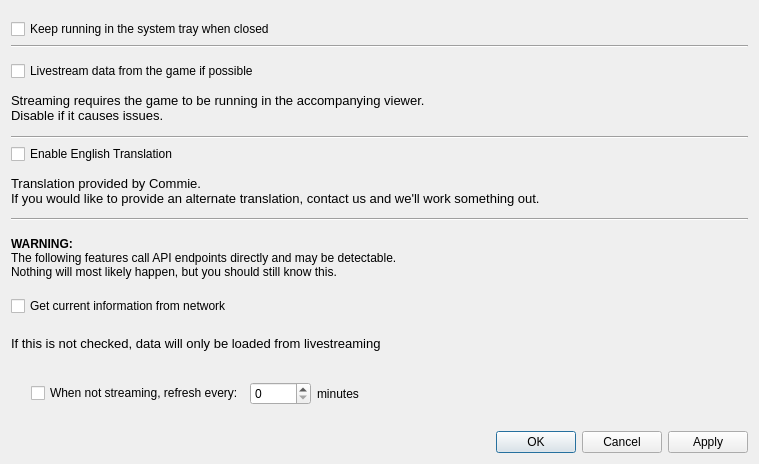
<?xml version="1.0" encoding="UTF-8"?>
<ui version="4.0">
 <class>KCSettingsDialog</class>
 <widget class="QDialog" name="KCSettingsDialog">
  <property name="windowModality">
   <enum>Qt::WindowModal</enum>
  </property>
  <property name="geometry">
   <rect>
    <x>0</x>
    <y>0</y>
    <width>759</width>
    <height>464</height>
   </rect>
  </property>
  <property name="windowTitle">
   <string>Settings</string>
  </property>
  <layout class="QVBoxLayout" name="verticalLayout">
   <property name="spacing">
    <number>5</number>
   </property>
   <item>
    <widget class="QWidget" name="minimizeToTrayContainer" native="true">
     <layout class="QVBoxLayout" name="verticalLayout_4">
      <property name="spacing">
       <number>6</number>
      </property>
      <property name="leftMargin">
       <number>0</number>
      </property>
      <property name="topMargin">
       <number>0</number>
      </property>
      <property name="rightMargin">
       <number>0</number>
      </property>
      <property name="bottomMargin">
       <number>0</number>
      </property>
      <item>
       <layout class="QVBoxLayout" name="verticalLayout_3">
        <item>
         <widget class="QCheckBox" name="minimizeToTrayCheckbox">
          <property name="text">
           <string>Keep running in the system tray when closed</string>
          </property>
         </widget>
        </item>
        <item>
         <widget class="Line" name="line">
          <property name="orientation">
           <enum>Qt::Horizontal</enum>
          </property>
         </widget>
        </item>
       </layout>
      </item>
     </layout>
    </widget>
   </item>
   <item>
    <widget class="QCheckBox" name="livestreamCheckbox">
     <property name="text">
      <string>Livestream data from the game if possible</string>
     </property>
    </widget>
   </item>
   <item>
    <widget class="QLabel" name="label_2">
     <property name="font">
      <font>
       <pointsize>10</pointsize>
      </font>
     </property>
     <property name="text">
      <string>Streaming requires the game to be running in the accompanying viewer.&lt;br /&gt;Disable if it causes issues.</string>
     </property>
     <property name="alignment">
      <set>Qt::AlignLeading|Qt::AlignLeft|Qt::AlignVCenter</set>
     </property>
     <property name="wordWrap">
      <bool>false</bool>
     </property>
    </widget>
   </item>
   <item>
    <widget class="Line" name="line_2">
     <property name="orientation">
      <enum>Qt::Horizontal</enum>
     </property>
    </widget>
   </item>
   <item>
    <widget class="QCheckBox" name="translationCheckbox">
     <property name="text">
      <string>Enable English Translation</string>
     </property>
    </widget>
   </item>
   <item>
    <widget class="QLabel" name="label">
     <property name="font">
      <font>
       <pointsize>10</pointsize>
       <weight>50</weight>
       <bold>false</bold>
      </font>
     </property>
     <property name="text">
      <string>Translation provided by Commie.
If you would like to provide an alternate translation, contact us and we'll work something out.</string>
     </property>
     <property name="alignment">
      <set>Qt::AlignLeading|Qt::AlignLeft|Qt::AlignVCenter</set>
     </property>
    </widget>
   </item>
   <item>
    <widget class="Line" name="line_3">
     <property name="orientation">
      <enum>Qt::Horizontal</enum>
     </property>
    </widget>
   </item>
   <item>
    <spacer name="verticalSpacer">
     <property name="orientation">
      <enum>Qt::Vertical</enum>
     </property>
     <property name="sizeType">
      <enum>QSizePolicy::Preferred</enum>
     </property>
     <property name="sizeHint" stdset="0">
      <size>
       <width>20</width>
       <height>10</height>
      </size>
     </property>
    </spacer>
   </item>
   <item>
    <widget class="QLabel" name="label_4">
     <property name="text">
      <string>&lt;strong&gt;WARNING:&lt;/strong&gt;&lt;br /&gt;
The following features call API endpoints directly and may be detectable.&lt;br /&gt;
Nothing will most likely happen, but you should still know this.</string>
     </property>
    </widget>
   </item>
   <item>
    <spacer name="verticalSpacer_3">
     <property name="orientation">
      <enum>Qt::Vertical</enum>
     </property>
     <property name="sizeType">
      <enum>QSizePolicy::Preferred</enum>
     </property>
     <property name="sizeHint" stdset="0">
      <size>
       <width>20</width>
       <height>10</height>
      </size>
     </property>
    </spacer>
   </item>
   <item>
    <widget class="QCheckBox" name="useNetworkCheckbox">
     <property name="text">
      <string>Get current information from network</string>
     </property>
    </widget>
   </item>
   <item>
    <widget class="QLabel" name="label_5">
     <property name="font">
      <font>
       <pointsize>10</pointsize>
      </font>
     </property>
     <property name="text">
      <string>If this is not checked, data will only be loaded from livestreaming</string>
     </property>
    </widget>
   </item>
   <item>
    <widget class="QWidget" name="autorefreshContainer" native="true">
     <layout class="QHBoxLayout" name="horizontalLayout">
      <property name="leftMargin">
       <number>20</number>
      </property>
      <property name="topMargin">
       <number>0</number>
      </property>
      <property name="rightMargin">
       <number>0</number>
      </property>
      <property name="bottomMargin">
       <number>0</number>
      </property>
      <item>
       <widget class="QCheckBox" name="autorefreshCheckbox">
        <property name="text">
         <string>When not streaming, refresh every:</string>
        </property>
       </widget>
      </item>
      <item>
       <widget class="QSpinBox" name="autorefreshInterval">
        <property name="maximum">
         <number>86400</number>
        </property>
       </widget>
      </item>
      <item>
       <widget class="QLabel" name="label_3">
        <property name="text">
         <string>minutes</string>
        </property>
       </widget>
      </item>
      <item>
       <spacer name="horizontalSpacer">
        <property name="orientation">
         <enum>Qt::Horizontal</enum>
        </property>
        <property name="sizeHint" stdset="0">
         <size>
          <width>40</width>
          <height>20</height>
         </size>
        </property>
       </spacer>
      </item>
     </layout>
    </widget>
   </item>
   <item>
    <spacer name="verticalSpacer_2">
     <property name="orientation">
      <enum>Qt::Vertical</enum>
     </property>
     <property name="sizeType">
      <enum>QSizePolicy::Preferred</enum>
     </property>
     <property name="sizeHint" stdset="0">
      <size>
       <width>20</width>
       <height>10</height>
      </size>
     </property>
    </spacer>
   </item>
   <item>
    <widget class="QDialogButtonBox" name="buttonBox">
     <property name="orientation">
      <enum>Qt::Horizontal</enum>
     </property>
     <property name="standardButtons">
      <set>QDialogButtonBox::Apply|QDialogButtonBox::Cancel|QDialogButtonBox::Ok</set>
     </property>
    </widget>
   </item>
  </layout>
 </widget>
 <resources/>
 <connections>
  <connection>
   <sender>buttonBox</sender>
   <signal>accepted()</signal>
   <receiver>KCSettingsDialog</receiver>
   <slot>accept()</slot>
   <hints>
    <hint type="sourcelabel">
     <x>248</x>
     <y>254</y>
    </hint>
    <hint type="destinationlabel">
     <x>157</x>
     <y>274</y>
    </hint>
   </hints>
  </connection>
  <connection>
   <sender>buttonBox</sender>
   <signal>rejected()</signal>
   <receiver>KCSettingsDialog</receiver>
   <slot>reject()</slot>
   <hints>
    <hint type="sourcelabel">
     <x>316</x>
     <y>260</y>
    </hint>
    <hint type="destinationlabel">
     <x>286</x>
     <y>274</y>
    </hint>
   </hints>
  </connection>
 </connections>
</ui>
